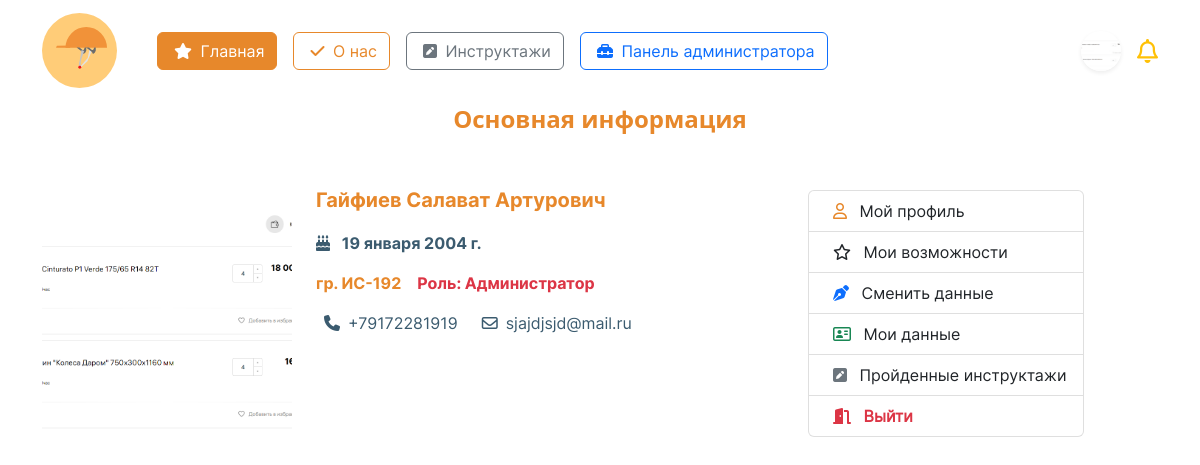
The page /account/profile/ (signed in) on the database as committed earlier.
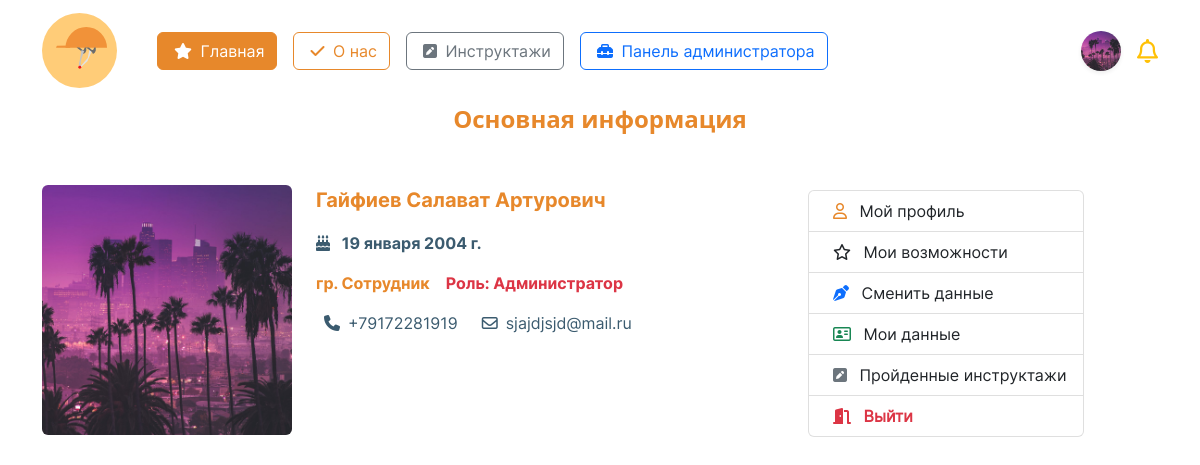
The same page on the database as committed later.
### initru/models.py (models this page shows, shortened)
class CustomUser(AbstractUser):  # custom user for Users with django
    gen = (
        ('m', 'Мужской'),
        ('j', 'Женский')
    )
    patronymic = models.CharField(
        'Отчество',
        max_length=250,
    )
    gender = models.CharField(
        'Пол', choices=gen,
        max_length=3, null=True,
    )
    birthday_date = models.DateField(
        'Дата рождения', null=True,
    )
    region  = models.ForeignKey(
        Region, on_delete=models.CASCADE,
        null=True, verbose_name='Регион',
    )
    city  = ChainedForeignKey(
        City,
        chained_field='region',
        chained_model_field="region",
        show_all=False,
        auto_choose=True,
        null=True,
        sort=True, verbose_name = 'Город')
    street  = models.ForeignKey(
        Street, on_delete=models.CASCADE,
        null=True, verbose_name='Улица',
    )
    house = models.IntegerField(
        "Номер дома", null=True,
    )
    flat = models.IntegerField(
        'Этаж', null=True,
    )
    avatar = models.ImageField(
        'Изображение пользователя',
        upload_to='images/users/',
        null=True,
        blank=True,
    )
    phone_number = models.CharField(
        'Номер телефона', max_length=20,unique=True,
        blank=False, null=True,
    )
    type_user  = models.ForeignKey(
        typeuser, on_delete=models.CASCADE,
        verbose_name='Тип пользователя', null=True,
    )
    groupStud  = models.ForeignKey(
        Groups, on_delete=models.CASCADE,
        verbose_name='Группа', null=True,
        blank=True
    )
    role  = models.ForeignKey(
        role, on_delete=models.CASCADE,
        null=True, verbose_name='Роль',
    )
    date_end = models.DateField(
        'Дата завершения зачисления',
        null=True,
    )

class Groups(models.Model):
    name_group = models.CharField(
        'Название группы',
        max_length=10
    )
    special  = models.ForeignKey(
        Spec, on_delete=models.CASCADE,
        null=False, verbose_name='Специальность'
    )
    class Meta:
        verbose_name = 'Группа'
        verbose_name_plural = 'Группы'
    def __str__(self):
        return f'{self.name_group}'

### initru/views.py (the view)
# urls.py: path('', MainView.showPage, name='main'),
    def showPage(request):
        page_name = 'profile.html'
        return render(request, page_name)

### initru/templates/profile.html (shortened to what this page needs)
{% extends "./base.html" %}
{% load static %}
{% block content %}
<p class="text-center fw-bold fs-4" style='color:#E7882B;'>Основная информация</p>
<div class="container" style = 'font-family: "Inter-Regular";'>
    <div class='mt-5 d-flex' style = 'min-height: 35vh;'>
        <div id='box' class='col d-flex'>
                <div>
                    {% if request.user.avatar %}
                    <div class="rounded" style="
                            width:250px;
                            height:250px;
                            background-image: url('{{ request.user.avatar.url }}');
                            background-size: cover;
                            background-position: center;
                        ">
                    </div>
                    {% endif %}
                </div>
                <div class='mx-4'>
                    <p class='fw-bold fs-5' style='font-family: "Inter-Bold"; color:#E7882B;'>
                        {{ request.user.last_name }}
                        {{ request.user.first_name }}
                        {{ request.user.patronymic }}
                    </p>
                    <p class='fw-bold' style='font-family: "Inter-Bold"; color:#3B5B6F;'>
                        <i class="fa-solid fa-cake-candles"></i>
                        <span class='mx-2'>{{ request.user.birthday_date }}</span>
                    </p>
                    {% if user.is_superuser %}
                    <div class='d-flex'>
                        {% if request.user.groupStud %}
                        <p style='font-family: "Inter-Bold"; color:#E7882B;'>гр. {{ request.user.groupStud }}</p>
                        {% endif %}
                        <p class='text-danger mx-3' style='font-family: "Inter-Bold";'>Роль: Администратор</p>
                    </div>
                    {% endif %}
                    {% if request.user.phone_number %}
                    <div class='d-flex'>
                        <p class='d-flex align-items-center' style='font-family: "Inter-Regular"; color:#3B5B6F;'>
                            <i class="fa-solid fa-phone mx-2"></i>
                            {{ request.user.phone_number }}
                        </p>
                        <p class='d-flex align-items-center mx-3' style='font-family: "Inter-Regular"; color:#3B5B6F;'>
                            <i class="fa-regular fa-envelope mx-2"></i>
                            {{ request.user.email }}
                        </p>
                    </div>
                    {% endif %}
                </div>
        </div>
    <div class='col-5 d-flex align-items-center' style="max-width:350px; width: 100%;">
        <div class="list-group" style = 'position: fixed; top:190px;'>
            <a href="{% url 'profile' %}" class="list-group-item list-group-item-action">
                <i class="fa-regular fa-user mx-2" style='color:#E7882B;'></i>
                Мой профиль
            </a>
            <button class="list-group-item list-group-item-action" data-name = 'action' name='menu-profile'>
                <i class="fa-regular fa-star mx-2"></i>
                Мои возможности
            </button>
            <button class="list-group-item list-group-item-action" data-name = 'edit' name='menu-profile'>
                <i class="fa-solid fa-pen-nib mx-2 text-primary"></i>
                Сменить данные
            </button>
            <button class="list-group-item list-group-item-action" data-name = 'detail' name ='menu-profile'>
                <i class="fa-regular fa-address-card mx-2 text-success"></i>
                Мои данные
            </button>
            <button class="list-group-item list-group-item-action" data-name = 'passed_inst' name ='menu-profile'>
                <i class="fa-solid fa-square-pen mx-2 text-secondary"></i>
                Пройденные инструктажи
            </button>
            <a href="{% url 'logout' %}" class="list-group-item list-group-item-action fw-bold text-danger">
                <i class="fa-solid fa-door-open mx-2"></i>
                Выйти
            </a>
        </div>
    </div>
    </div>
</div>
{% endblock %}

### initru/templates/base.html (shortened to what this page needs)
<!DOCTYPE html>
{% load static %}
<html lang="ru">
<head>
	<link rel="stylesheet" href="{% static 'css/bootstrap.min.css' %}">
	<link rel="stylesheet" href="{% static 'css/style.css' %}">
	<link href="{% static 'fontawesomefree/css/fontawesome.css' %}" rel="stylesheet" type="text/css">
	<link href="{% static 'fontawesomefree/css/brands.css' %}" rel="stylesheet" type="text/css">
	<link href="{% static 'fontawesomefree/css/solid.css' %}" rel="stylesheet" type="text/css">
</head>
<header>
	<nav class="navbar" style='font-family: "Inter-Regular";'>
		<div class="container">
			<div class='d-flex align-items-center'>
				<a href="{% url 'main' %}" class="navbar-brand">
					<img src="{% static 'images/logo.svg' %}" alt="logo" height="75">
				</a>
				<div class="d-flex mx-3 flex-wrap">
					<a class='btn btn-orange mx-2' href="{% url 'main' %}">
						<i class="fa-solid fa-star mx-1"></i>
						Главная
					</a>
					<a class='btn btn-outline-orange mx-2' href="{% url 'about' %}">
						<i class="fa-solid fa-check mx-1"></i>
						О нас
					</a>
					{% if user.is_authenticated %}
					<a class='btn btn-outline-secondary mx-2' href="{% url 'brief' %}">
						<i class="fa-solid fa-square-pen mx-1"></i>
						Инструктажи
					</a>
						{% if user.is_superuser %}
							<a class='btn btn-outline-primary mx-2' href="{% url 'admin:index' %}">
								<i class="fa-solid fa-toolbox mx-1"></i>
								Панель администратора
							</a>
						{% endif %}
					{% endif %}
				</div>
			</div>
			<div class='navbar d-flex justify-content-center'>
				{% if user.is_authenticated %}
				<div class="dropdown text-end d-flex mx-2">
					<a class="d-block link-dark text-decoration-none d-flex align-items-center" id="dropdownUser1" data-bs-toggle="dropdown" aria-expanded="false">
						<div class = 'rounded-circle mx-2 shadow-sm' style = '
						width: 40px;
						height: 40px;
						background-position: center;
						background-repeat: no-repeat;
						background-size: cover;
						background-clip: unset;
						background-image: url("{{ request.user.avatar.url }}");
						'></div>
					</a>
				</div>
				<i class="fa-regular fa-bell fs-4 text-warning"></i>
				{% else %}
				<div class="dropdown text-end">
					<a href="{% url 'login' %}" class="d-block link-dark text-decoration-none">
						<img src="{% static 'images/startPage/user/user.svg' %}" alt="user">
					</a>
				</div>
				{% endif %}
			</div>
		</div>
	</nav>
</header>
<body>
	<main>
		{% block content %}
		{% endblock content %}
	</main>
</body>
</html>

Rows that differ between the two databases and show on the page:
changed CustomUser "Гайфиев": user.avatar: a different picture; user.groupStud "ИС-192" → "Сотрудник"
